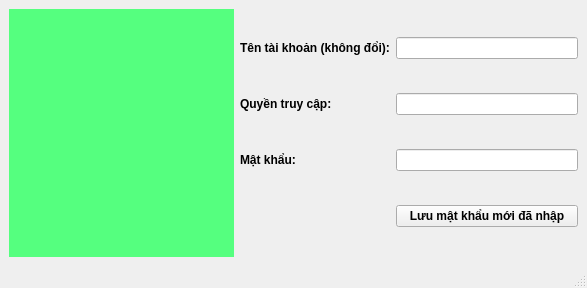
<?xml version="1.0" encoding="UTF-8"?>
<ui version="4.0">
 <class>TK_CaNhan</class>
 <widget class="QMainWindow" name="TK_CaNhan">
  <property name="geometry">
   <rect>
    <x>0</x>
    <y>0</y>
    <width>587</width>
    <height>288</height>
   </rect>
  </property>
  <property name="windowTitle">
   <string>Quản lý tài khoản cá nhân</string>
  </property>
  <widget class="QWidget" name="centralwidget">
   <layout class="QHBoxLayout" name="horizontalLayout" stretch="2,3">
    <item>
     <widget class="QWidget" name="widget" native="true">
      <property name="styleSheet">
       <string notr="true">background-color: rgb(85, 255, 127);</string>
      </property>
     </widget>
    </item>
    <item>
     <layout class="QGridLayout" name="gridLayout">
      <item row="2" column="1">
       <widget class="QLineEdit" name="lineEdit_mk">
        <property name="font">
         <font>
          <weight>75</weight>
          <bold>true</bold>
         </font>
        </property>
       </widget>
      </item>
      <item row="1" column="0">
       <widget class="QLabel" name="label_2">
        <property name="font">
         <font>
          <weight>75</weight>
          <bold>true</bold>
         </font>
        </property>
        <property name="text">
         <string>Quyền truy cập:</string>
        </property>
       </widget>
      </item>
      <item row="0" column="1">
       <widget class="QLineEdit" name="lineEdit_tenTK">
        <property name="font">
         <font>
          <italic>true</italic>
         </font>
        </property>
        <property name="readOnly">
         <bool>true</bool>
        </property>
       </widget>
      </item>
      <item row="0" column="0">
       <widget class="QLabel" name="label">
        <property name="font">
         <font>
          <weight>75</weight>
          <bold>true</bold>
         </font>
        </property>
        <property name="text">
         <string>Tên tài khoản (không đổi):</string>
        </property>
       </widget>
      </item>
      <item row="1" column="1">
       <widget class="QLineEdit" name="lineEdit_Quyen">
        <property name="font">
         <font>
          <italic>true</italic>
         </font>
        </property>
        <property name="readOnly">
         <bool>true</bool>
        </property>
       </widget>
      </item>
      <item row="2" column="0">
       <widget class="QLabel" name="label_3">
        <property name="font">
         <font>
          <weight>75</weight>
          <bold>true</bold>
         </font>
        </property>
        <property name="text">
         <string>Mật khẩu:</string>
        </property>
       </widget>
      </item>
      <item row="3" column="1">
       <widget class="QPushButton" name="pushButton_luu">
        <property name="font">
         <font>
          <weight>75</weight>
          <bold>true</bold>
         </font>
        </property>
        <property name="text">
         <string>Lưu mật khẩu mới đã nhập</string>
        </property>
       </widget>
      </item>
     </layout>
    </item>
   </layout>
  </widget>
  <widget class="QMenuBar" name="menubar">
   <property name="geometry">
    <rect>
     <x>0</x>
     <y>0</y>
     <width>587</width>
     <height>25</height>
    </rect>
   </property>
  </widget>
  <widget class="QStatusBar" name="statusbar"/>
 </widget>
 <resources/>
 <connections/>
</ui>
